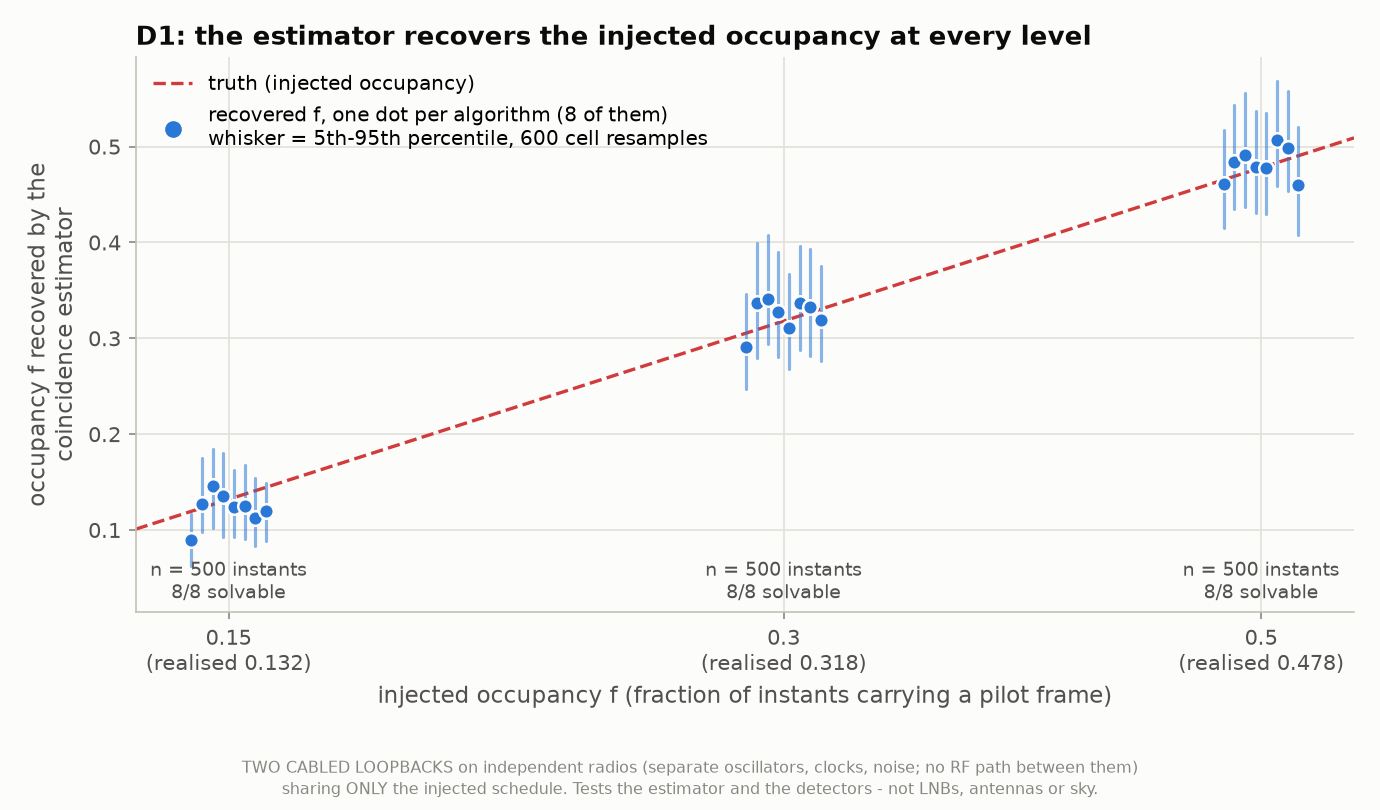

This chart was generated by the following Python code:
"""D1: does the coincidence estimator recover the occupancy that was injected?

Regenerates fig_d1_recovered_f.png from fig_d1_recovered_f.json.
"""
import json
import sys
from pathlib import Path

import numpy as np

HERE = Path(__file__).parent
sys.path.insert(0, str(HERE))
import figstyle as F

D = json.loads((HERE / "fig_d1_recovered_f.json").read_text())
F.setup()
import matplotlib.pyplot as plt

fig, ax = plt.subplots(figsize=(9.2, 5.4))

levels = D["levels"]
xs = [lv["f_realised"] for lv in levels]
span = max(xs) - min(xs)
pad = 0.09 * span if span else 0.1

line = np.array([min(xs) - pad, max(xs) + pad])
ax.plot(line, line, color=F.CRITICAL, linestyle="--", linewidth=1.6,
        zorder=1, label="truth (injected occupancy)")

jitter = np.linspace(-0.0125, 0.0125, len(D["methods"]))
for lv in levels:
    for j, method in enumerate(D["methods"]):
        block = lv["methods"].get(method)
        if not block or block.get("f") is None:
            continue
        x = lv["f_realised"] + jitter[j]
        lo, hi = block.get("p05"), block.get("p95")
        if lo is not None and hi is not None:
            ax.plot([x, x], [lo, hi], color=F.S1, linewidth=1.5, alpha=0.55,
                    zorder=2, solid_capstyle="round")
        ax.plot([x], [block["f"]], marker="o", markersize=7, color=F.S1,
                markeredgecolor=F.SURFACE, markeredgewidth=1.2, zorder=3)
    ax.annotate(f"n = {lv['cells']} instants\n{lv['solvable']}/8 solvable",
                (lv["f_realised"], lv["label_y"]), ha="center", va="top",
                fontsize=9, color=F.INK2)

ax.plot([], [], marker="o", markersize=7, color=F.S1, linestyle="none",
        label=f"recovered f, one dot per algorithm ({len(D['methods'])} of them)\n"
              f"whisker = 5th-95th percentile, {D['draws']} cell resamples")

ax.set_xlabel("injected occupancy f (fraction of instants carrying a pilot frame)")
ax.set_ylabel("occupancy f recovered by the\ncoincidence estimator")
ax.set_xticks(xs)
ax.set_xticklabels([f"{lv['f_true']:g}\n(realised {lv['f_realised']:.3f})"
                    for lv in levels])
ax.set_xlim(line[0], line[1])
bottom = min([lv["label_y"] for lv in levels])
ax.set_ylim(bottom=bottom - 0.055)
ax.set_title(D["title"], loc="left")
ax.legend(loc="upper left", fontsize=9.4)
F.finish(fig, ax)
ax.grid(True, axis="both", alpha=1.0)
fig.tight_layout(rect=[0, 0.095, 1, 1])
fig.savefig(HERE / "fig_d1_recovered_f.png")
print("wrote fig_d1_recovered_f.png")
